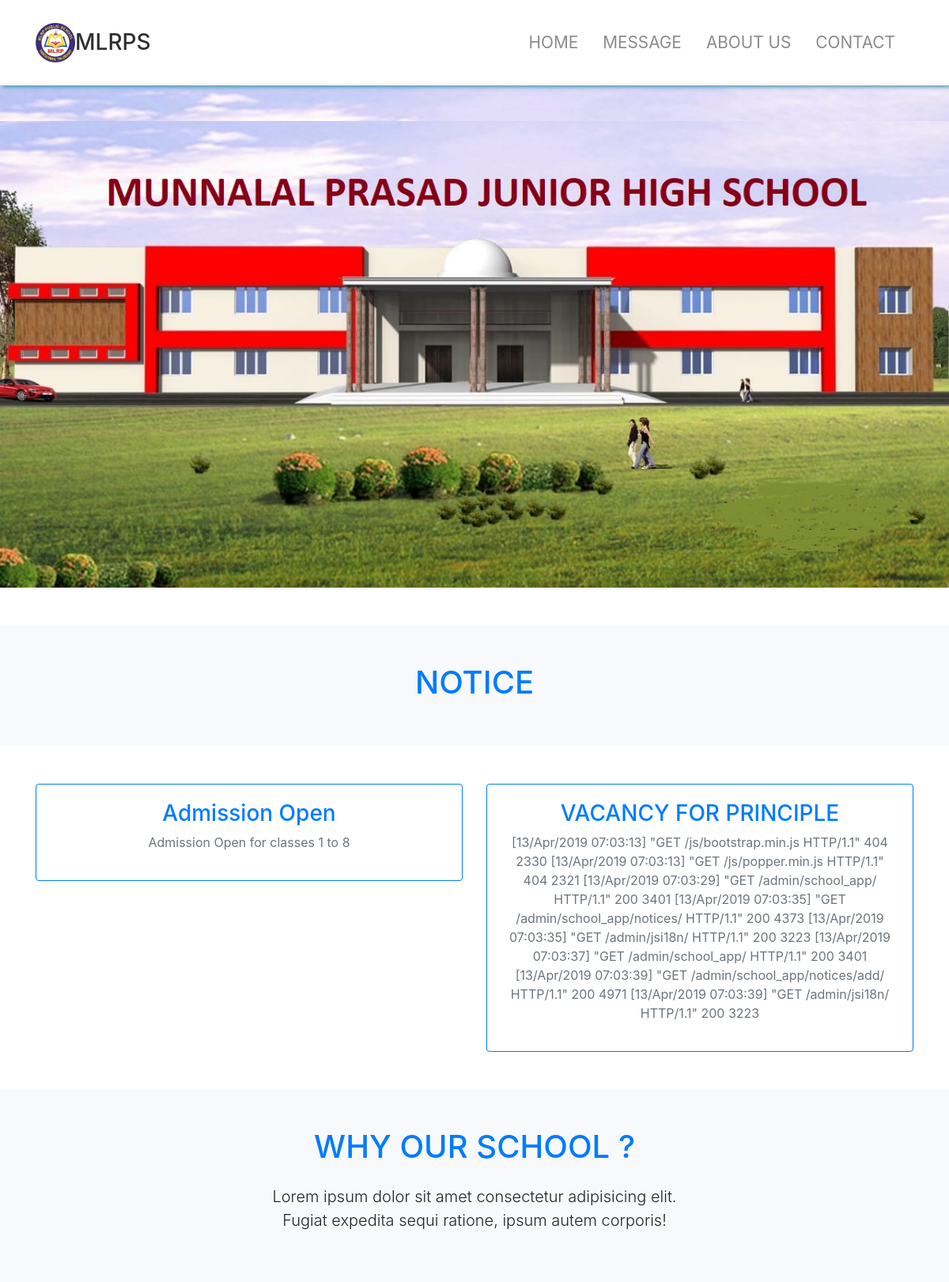
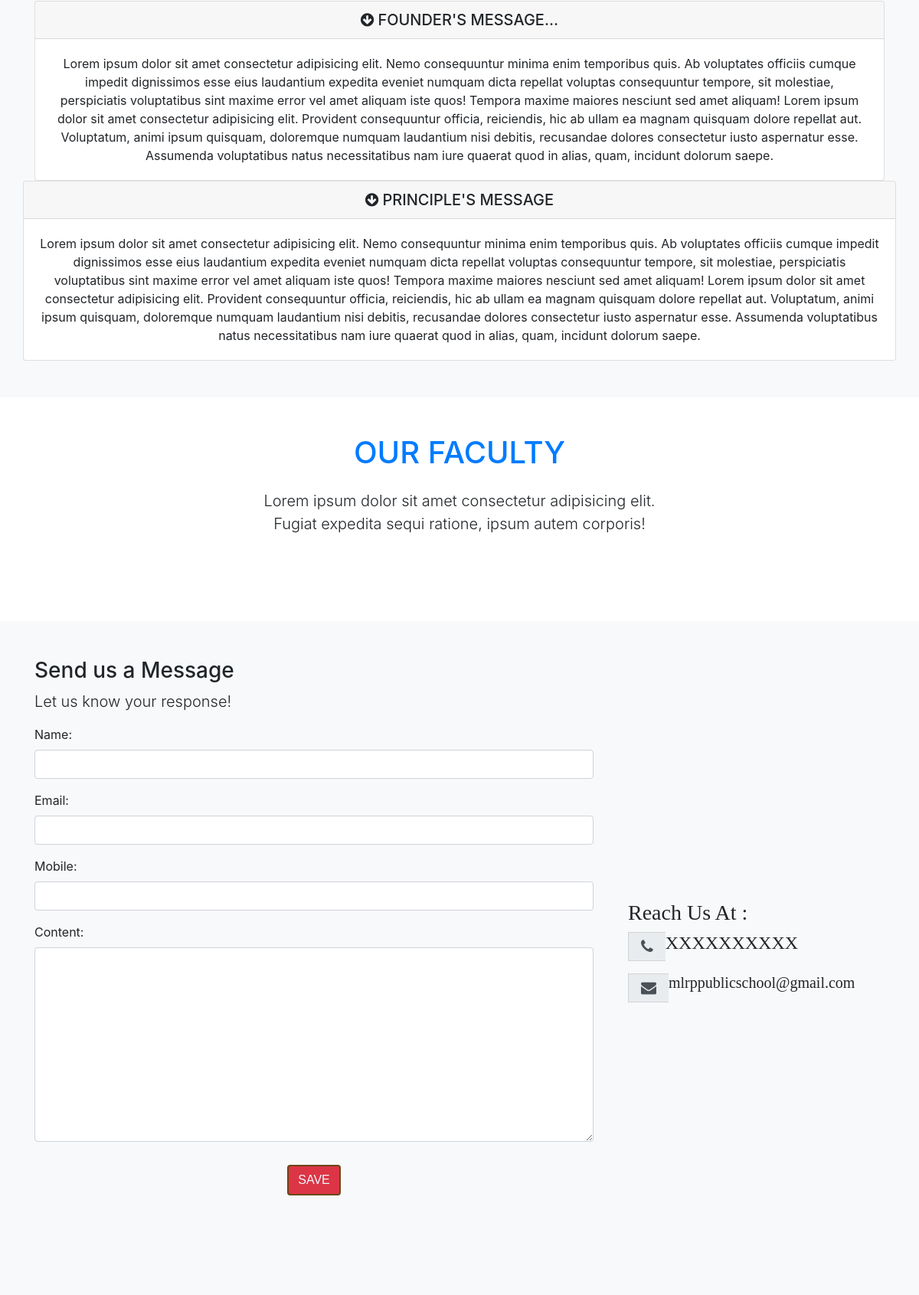
The page / (upper part) on the database its author committed (2 pictures, top to bottom).
### school_app/models.py (models this page shows, shortened)
class Notices(models.Model):
    title = models.CharField(max_length=100)
    content = models.TextField()
    file = models.FileField()
    created_at = models.DateTimeField(auto_now=False, auto_now_add=True)
    updated_at = models.DateTimeField(auto_now=False, auto_now_add=True)
    class Meta:
        managed = True
        db_table = 'notices'
        verbose_name_plural = 'Notices'

### school_app/views.py (the view)
# urls.py: path('',index,name="index")
def index(request):
    faculties=Faculties.objects.all()
    notices=Notices.objects.all()
    form = Messageform(request.POST or None)
    if request.method == 'POST':
        if form.is_valid():
            form.save()
            return redirect('index')
        else:
            return HttpResponse("Invalid Credentials")
    args = {'notices': notices, 'faculties': faculties, 'form':form}
    return render(request, 'index.html', args)

### school_app/forms.py
class Messageform(forms.ModelForm):
    name = models.CharField(max_length=100)
    email = models.EmailField()
    mobile = models.CharField(max_length=10)
    content = models.TextField()
    class Meta:
        model = Messages
        fields = ('name', 'email', 'mobile', 'content',)

### school_app/templates/index.html (shortened to what this page needs)
<!DOCTYPE html>
{% load widget_tweaks %}
{% load staticfiles %}
<html lang="en">
<head>
  <link rel="stylesheet" href={% static "css/font-awesome.min.css" %}>
  <link rel="stylesheet" href={% static "css/bootstrap.css" %}>
  <link rel="stylesheet" href={% static "css/style.css" %}>
  <link rel="stylesheet" href="https://stackpath.bootstrapcdn.com/bootstrap/4.3.1/css/bootstrap.min.css">
  <link href="{% static 'lib/bootstrap/css/bootstrap.min.css' %}" rel="stylesheet">
  <link href="https://maxcdn.bootstrapcdn.com/font-awesome/4.2.0/css/font-awesome.min.css" rel="stylesheet">
  <link href={% static "lib/font-awesome/css/font-awesome.min.css" %} rel="stylesheet">
  <link href={% static "lib/animate/animate.min.css" %} rel="stylesheet">
  <link href={% static "css/style.css" %} rel="stylesheet">
</head>
<body id="home">
  <nav class="navbar navbar-expand-md navbar-light py-4 fixed-top">
    <div class="container">
      <a href="index.html" class="navbar-brand">
        <img src="{% static 'img/logo.png' %}" width="50" height="50" alt=""><h3 class="d-inline align-middle">MLRPS</h3>
      </a>
        <div class="collapse navbar-collapse" id="navbarNav">
          <ul class="navbar-nav ml-auto">
               <li class="nav-item">
                 <a href="#home" class="nav-link">HOME</a>
               </li>
               <li class="nav-item">
                  <a href="#about" class="nav-link">MESSAGE</a>
                </li>
                <li class="nav-item">
                    <a href="#author" class="nav-link">ABOUT US</a>
                  </li>
                <li class="nav-item">
                  <a href="#contact" class="nav-link">CONTACT</a>
                </li>
          </ul>
        </div>
    </div>
  </nav>
  <section id="showcase" class="py-5">
    <div class="primary-overlay text-white">
        <img src="../static/img/schl.jpeg" alt="mlrpschool" class="img-fluid no-repeat" width="100%" height="auto">
    </div>
  </section>
  <section id="notice" class="py-5 text-center bg-light">
    <div class="container">
          <div class="info-header">
            <h1 class="text-primary ">
              NOTICE
            </h1>
      </div>
    </div>
  </section>
  <section id="boxes" class="py-5">
    <div class="container">
      <div class="row">
        {% for notice in notices %}
        <div class="col md-3">
          <div class="card text-center border-primary">
            <div class="card-body">
              <h3 class="text-primary"><a href="{{ notice.file.url }}" target="_blank">{{ notice.title }}</a></h3>
              <p class="text-muted">{{ notice.content }}</p>
            </div>
          </div>
        </div>
        {% endfor %}
      </div>
    </div>
  </section>
  <section id="about" class="py-5 text-center bg-light">
    <div class="container">
      <div class="row">
        <div class="col">
          <div class="info-header mb-5">
            <h1 class="text-primary pb-3">
              WHY OUR SCHOOL ?
            </h1>
            <p class="lead pb-3">
              Lorem ipsum dolor sit amet consectetur adipisicing elit. Fugiat expedita sequi ratione, ipsum autem corporis!
            </p>
          </div>
          <div class="card">
            <div class="card-header" id="heading1">
              <h5 class="mb-0">
                <div href="#collapse1" data-toggle="collapse" data-parent="#accordion">
                  <i class="fa fa-arrow-circle-down"> </i> FOUNDER'S MESSAGE...
                </div>
              </h5>
            </div>
            <div id="colllapse1" class="collapse show">
              <div class="card-body ">Lorem ipsum dolor sit amet consectetur adipisicing elit. Nemo consequuntur minima enim temporibus quis. Ab voluptates officiis cumque impedit dignissimos esse eius laudantium expedita eveniet numquam dicta repellat voluptas consequuntur tempore, sit molestiae, perspiciatis voluptatibus sint maxime error vel amet aliquam iste quos! Tempora maxime maiores nesciunt sed amet aliquam! Lorem ipsum dolor sit amet consectetur adipisicing elit. Provident consequuntur officia, reiciendis, hic ab ullam ea magnam quisquam dolore repellat aut. Voluptatum, animi ipsum quisquam, doloremque numquam laudantium nisi debitis, recusandae dolores consectetur iusto aspernatur esse. Assumenda voluptatibus natus necessitatibus nam iure quaerat quod in alias, quam, incidunt dolorum saepe.</div>
            </div>
          </div>
        </div>
        <div class="card">
            <div class="card-header" id="heading2">
              <h5 class="mb-0">
                <div href="#collapse2" data-toggle="collapse" data-parent="#accordion">
                  <i class="fa fa-arrow-circle-down"> </i> PRINCIPLE'S MESSAGE
                </div>
              </h5>
            </div>
            <div id="colllapse2" class="collapse show">
              <div class="card-body ">Lorem ipsum dolor sit amet consectetur adipisicing elit. Nemo consequuntur minima enim temporibus quis. Ab voluptates officiis cumque impedit dignissimos esse eius laudantium expedita eveniet numquam dicta repellat voluptas consequuntur tempore, sit molestiae, perspiciatis voluptatibus sint maxime error vel amet aliquam iste quos! Tempora maxime maiores nesciunt sed amet aliquam! Lorem ipsum dolor sit amet consectetur adipisicing elit. Provident consequuntur officia, reiciendis, hic ab ullam ea magnam quisquam dolore repellat aut. Voluptatum, animi ipsum quisquam, doloremque numquam laudantium nisi debitis, recusandae dolores consectetur iusto aspernatur esse. Assumenda voluptatibus natus necessitatibus nam iure quaerat quod in alias, quam, incidunt dolorum saepe.</div>
            </div>
          </div>
        </div>
        </div>
  </section>
  <section id="author" class="my-5 text-center">
    <div class="container">
      <div class="row">
        <div class="col">
            <div class="info-header mb-5">
                <h1 class="text-primary pb-3">
                  OUR FACULTY
                </h1>
                <p class="lead pb-3">
                  Lorem ipsum dolor sit amet consectetur adipisicing elit. Fugiat expedita sequi ratione, ipsum autem corporis!
                </p>
              </div>
        </div>
      </div>
    </div>
  </section>
   <section id="contact" class="bg-light py-5">
     <div class="container">
       <div class="row">
         <div class="col-lg-8">
          <h3>Send us a Message</h3>
          <p class="lead">Let us know your response!</p>
          <div class="form" >
               <form method="POST">
               {% for field in form.visible_fields %}
                 <div class="form-group">
                   {{ field.label_tag }}
                   {% if form.is_bound %}
                     {% if field.errors %}
                       {% render_field field class="form-control is-invalid" %}
                       {% for error in field.errors %}
                         <div class="invalid-feedback">
                           {{ error }}
                         </div>
                       {% endfor %}
                     {% else %}
                       {% render_field field class="form-control is-valid" %}
                     {% endif %}
                   {% else %}
                     {% render_field field class="form-control" %}
                   {% endif %}
                 </div>
               {% endfor %}
               <center>
                <button type="submit" class="ml-auto mr-auto btn btn-danger">Save</button>
               </center>
               </form>
            </div>
        </div>
         <div class="col-lg-4 align-self-center">
          <div id="email" class="container">
              <h3>Reach Us At :</h3>
              <div class="form-group">
                <div class="input-group input-group-lg">
                  <span class="input-group-addon"><i class="fa fa-phone"></i></span>
                   <span> <h4>  XXXXXXXXXX</h4></span>
                </div>
              </div>
              <div class="form-group">
                <div class="input-group input-group-lg">
                  <span class="input-group-addon"><i class="fa fa-envelope"></i></span>
                  <h5>mlrppublicschool@gmail.com</h5>
                </div>
              </div>
          </div>
         </div>
       </div>
     </div>
   </section>
   <section id="map" class="bg-light py-5">
     <div class="container">
       <div class="row">
         <div id="addres" class="col-lg-6 align-self-center">
         </div>
       </div>
     </div>
   </section>
</body>
</html>

### school_app/static/css/style.css (style rules this page uses)
html { scroll-behavior: smooth; }
body { margin-top: 105px; }
.navbar { box-shadow: 2px 2px 5px #3292a6; opacity: 0.9; background: #fff; }
.navbar .nav-item { font-size: 1.3rem; padding-right: 15px; }
#showcase { position: relative; background: url("../img/schl.jpeg") no-repeat; background-size: 100%; color: #7c6060; }
.info-header { width: 50%; margin: auto; border-bottom: 1px; }
#addres { margin-bottom: 50px; position: relative; background-size: 100%; padding: 5px; min-height: 450px; text-align: center; }
#email { margin-top: 50px; font-weight: bold; font-family: cursive; }
.btn { position: relative; display: block; color: aliceblue; font-size: 16px; font-family: sans-serif; text-decoration: none; margin: 30px 0; border: 2px solid #694816; padding: 14px 50; text-transform: uppercase; overflow: hidden; transition: 1s all ease; }
.btn::before { position: absolute; top: 50%; left: 50%; transform: translate(-50%,-50%); background: #1b2b2e; width: 100%; height: 100%; z-index: -1; transition: all 0.6s ease; }

### rows shown on the page
Notices: title "Admission Open", content "Admission Open for classes 1 to 8"
Notices: title "VACANCY FOR PRINCIPLE", content "[13/Apr/2019 07:03:13] \"GET /js/bootstrap.min.js HTTP/1.1\" 404 2330 [13/Apr/2019 07:03:13] \"GET /js/popper.min.js HTTP/1.1\" 404 2321 [13/Apr/2019 07:03:29] \"GET /admin/school_app/ HTTP/1.1\" 200 3401 [13/Apr/2019 07:03:35] \"GET /admin/school_app/notices/ HTTP/1.1\" 200 4373 [13/Apr/2019 07:03:35] \"GET /admin/jsi18n/ HTTP/1.1\" 200 3223 [13/Apr/2019 07:03:37] \"GET /admin/school_app/ HTTP/1.1\" 200 3401 [13/Apr/2019 07:03:39] \"GET /admin/school_app/notices/add/ HTTP/1.1\" 200 4971 [13/Apr/2019 07:03:39] \"GET /admin/jsi18n/ HTTP/1.1\" 200 3223"

### other values the page prints
{{ field.label_tag }} "Name:" "Email:" "Mobile:" "Content:"
